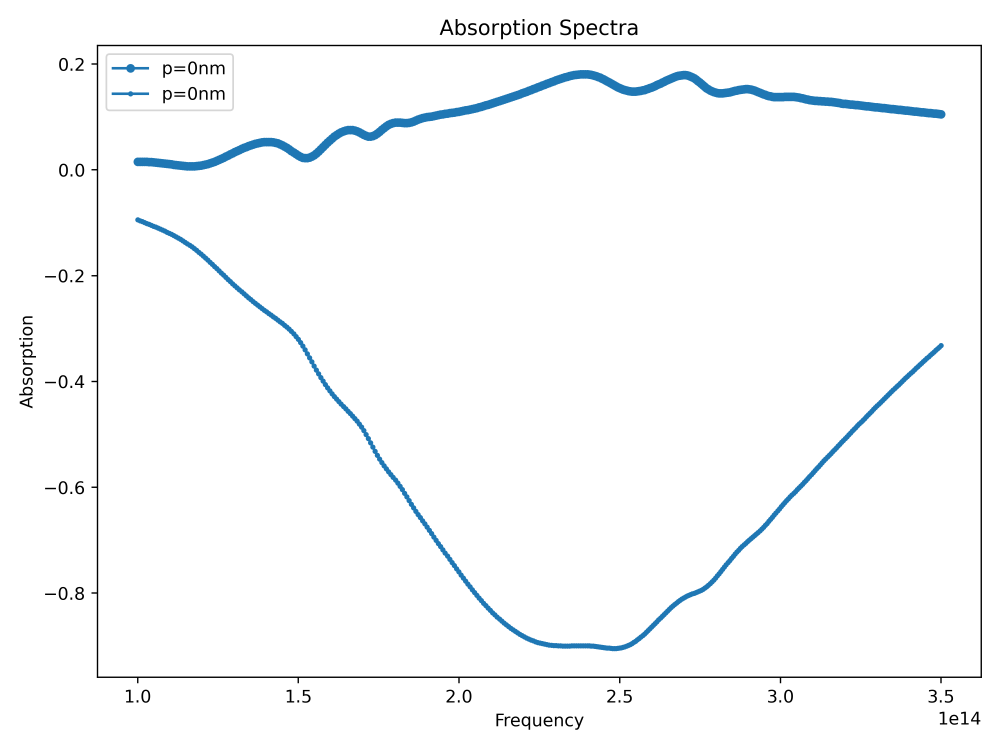
#> input picture absorption_and_dipoles_00000_p0.png, 4000 x 3000 px (shown at 1/4 size); its folder holds only this picture in this run
$ python create_animated_gif.py .
#> lines starting #> are read from the running program, lines starting #| are printed output that depends on the picture
#!/usr/bin/env python3
"""
Animated GIF Creator

This script takes a folder path and creates an animated GIF from all image files
in that folder, sorted by date modified. The GIF is saved within the same folder.

Usage:
    python create_animated_gif.py /path/to/folder

Or run interactively and it will prompt for folder path.

Requirements:
    pip install Pillow

Features:
- Supports common image formats: PNG, JPG, JPEG, GIF, BMP, TIFF
- Sorts images by date modified (oldest to newest)
- Customizable frame duration and loop settings
- Automatic output filename generation
- Progress indicator
- Error handling for corrupted images
"""

import os
import sys
import glob
from PIL import Image
import argparse
from datetime import datetime

def get_image_files(folder_path):
    """
    Get all image files in a folder, sorted by date modified

    Parameters:
    - folder_path: Path to the folder containing images

    Returns:
    - List of image file paths sorted by modification time
    """
    # Supported image extensions
    extensions = ['*.png', '*.jpg', '*.jpeg', '*.gif', '*.bmp', '*.tiff', '*.tif']

    image_files = []
    for ext in extensions:
        pattern = os.path.join(folder_path, ext)
        image_files.extend(glob.glob(pattern, recursive=False))
        # Also check uppercase
        pattern = os.path.join(folder_path, ext.upper())
        image_files.extend(glob.glob(pattern, recursive=False))

    # Remove duplicates (in case of case-insensitive filesystems)
    image_files = list(set(image_files))

    # Sort by modification time
    image_files.sort(key=lambda x: os.path.getmtime(x))

    return image_files

def resize_image_to_match(image, target_size):
    """
    Resize image to match target size while maintaining aspect ratio

    Parameters:
    - image: PIL Image object
    - target_size: Tuple of (width, height)

    Returns:
    - Resized PIL Image object
    """
    # Calculate scaling factor to fit within target size
    width_ratio = target_size[0] / image.width
    height_ratio = target_size[1] / image.height
    scale_factor = min(width_ratio, height_ratio)

    # Calculate new size
    new_width = int(image.width * scale_factor)
    new_height = int(image.height * scale_factor)

    # Resize image
    resized = image.resize((new_width, new_height), Image.Resampling.LANCZOS)

    # Create new image with target size and paste resized image in center
    result = Image.new('RGB', target_size, (255, 255, 255))  # White background

    # Calculate position to center the image
    x_offset = (target_size[0] - new_width) // 2
    y_offset = (target_size[1] - new_height) // 2

    result.paste(resized, (x_offset, y_offset))

    return result

def create_animated_gif(folder_path, output_filename=None, duration=500, loop=0, max_size=(800, 600)):
    """
    Create an animated GIF from images in a folder

    Parameters:
    - folder_path: Path to folder containing images
    - output_filename: Name of output GIF file (default: auto-generated)
    - duration: Duration of each frame in milliseconds
    - loop: Number of loops (0 = infinite)
    - max_size: Maximum size for frames (width, height)

    Returns:
    - Path to created GIF file
    """
    # Get image files
    image_files = get_image_files(folder_path)

    if not image_files:
        raise ValueError(f"No image files found in {folder_path}")

    print(f"Found {len(image_files)} image files:")
    for i, img_file in enumerate(image_files, 1):
        mod_time = datetime.fromtimestamp(os.path.getmtime(img_file))
        print(f"  {i:2d}. {os.path.basename(img_file)} ({mod_time.strftime('%Y-%m-%d %H:%M:%S')})")

    # Generate output filename if not provided
    if output_filename is None:
        folder_name = os.path.basename(os.path.abspath(folder_path))
        timestamp = datetime.now().strftime("%Y%m%d_%H%M%S")
        output_filename = f"{folder_name}_animation_{timestamp}.gif"

    output_path = os.path.join(folder_path, output_filename)

    # Load and process images
    print(f"\nProcessing images...")
    processed_images = []

    for i, img_file in enumerate(image_files, 1):
        try:
            print(f"  Processing {i}/{len(image_files)}: {os.path.basename(img_file)}")

            # Load image
            with Image.open(img_file) as img:
                # Convert to RGB if necessary
                if img.mode != 'RGB':
                    img = img.convert('RGB')

                # Resize to fit within max_size
                processed_img = resize_image_to_match(img, max_size)
                processed_images.append(processed_img)

        except Exception as e:
            print(f"    Warning: Could not process {img_file}: {e}")
            continue

    if not processed_images:
        raise ValueError("No images could be processed successfully")

    # Create animated GIF
    print(f"\nCreating animated GIF...")
    print(f"  Output: {output_path}")
    print(f"  Frame duration: {duration}ms")
    print(f"  Loop count: {'infinite' if loop == 0 else loop}")
    print(f"  Frame size: {max_size[0]}x{max_size[1]}")

    # Save as animated GIF
    processed_images[0].save(
        output_path,
        save_all=True,
        append_images=processed_images[1:],
        duration=duration,
        loop=loop,
        optimize=True
    )

    # Get file size
    file_size = os.path.getsize(output_path)
    file_size_mb = file_size / (1024 * 1024)

    print(f"\nAnimated GIF created successfully!")
    print(f"  File: {output_path}")
    print(f"  Size: {file_size_mb:.2f} MB")
    print(f"  Frames: {len(processed_images)}")

    return output_path

def main():
    """Main function with command line interface"""
    parser = argparse.ArgumentParser(
        description="Create animated GIF from images in a folder",
        formatter_class=argparse.RawDescriptionHelpFormatter,
        epilog="""
Examples:
  python create_animated_gif.py /path/to/images
  python create_animated_gif.py /path/to/images --duration 1000 --max-size 1024 768
  python create_animated_gif.py /path/to/images --output my_animation.gif --no-loop
        """
    )

    parser.add_argument('folder', nargs='?', help='Path to folder containing images')
    parser.add_argument('--duration', '-d', type=int, default=500,
                       help='Duration of each frame in milliseconds (default: 500)')
    parser.add_argument('--output', '-o', type=str,
                       help='Output filename (default: auto-generated)')
    parser.add_argument('--loop', type=int, default=0,
                       help='Number of loops (0 = infinite, default: 0)')
    parser.add_argument('--no-loop', action='store_true',
                       help='Disable looping (same as --loop 1)')
    parser.add_argument('--max-size', nargs=2, type=int, default=[800, 600],
                       metavar=('WIDTH', 'HEIGHT'),
                       help='Maximum frame size in pixels (default: 800 600)')

    args = parser.parse_args()

    # Get folder path
    if args.folder:
        folder_path = args.folder
    else:
        # Interactive mode
        folder_path = input("Enter folder path containing images: ").strip()

    # Validate folder path
    if not os.path.isdir(folder_path):
        print(f"Error: '{folder_path}' is not a valid directory")
        sys.exit(1)

    # Handle loop setting
    loop_count = args.loop
    if args.no_loop:
        loop_count = 1

    try:
        # Create animated GIF
        output_path = create_animated_gif(
            folder_path=folder_path,
            output_filename=args.output,
            duration=args.duration,
            loop=loop_count,
            max_size=tuple(args.max_size)
        )
#> in create_animated_gif, img is the input picture: PIL image 4000x3000 RGBA; mean R, G, B, A 248.5, 250, 251.1, 255
#> in resize_image_to_match, `resized = image.resize((new_width, new_height), Image.Resampling.LANCZ..`:
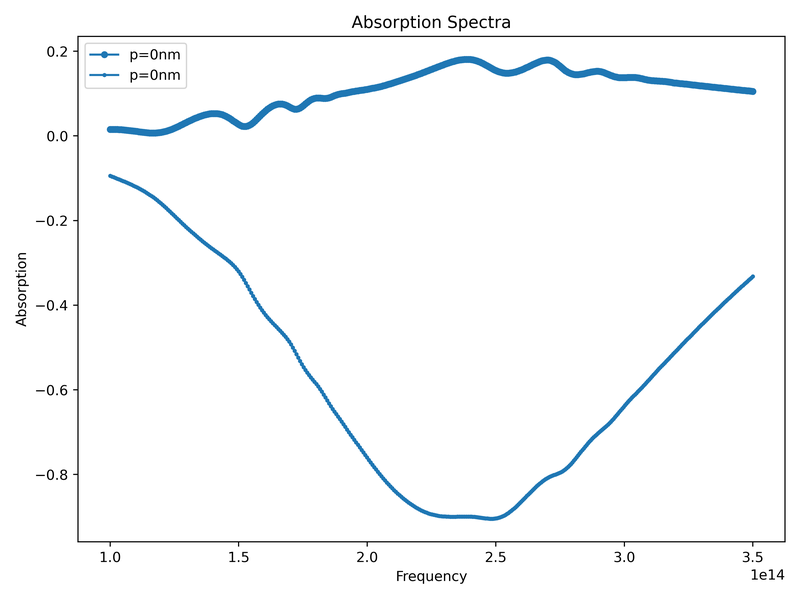
#> resized: PIL image 800x600 RGB; mean R, G, B 248.2, 249.7, 250.8
#> in resize_image_to_match, `result = Image.new('RGB', target_size, (255, 255, 255))`: result: PIL image 800x600 RGB; every value is 255
#|   Frames: 1

        print(f"\n{'='*60}")
        print("SUCCESS: Animated GIF created!")
        print(f"Location: {output_path}")

    except Exception as e:
        print(f"\nError: {e}")
        sys.exit(1)

if __name__ == "__main__":
    main()
